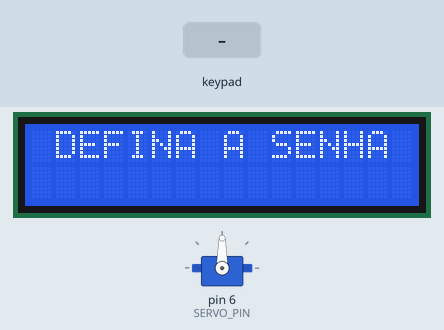
Simulated run of this sketch. Board: Arduino Uno, built with avr-gcc and run on an emulated ATmega328P. Shown: 16×2 character LCD, servo. The inputs (shaded band) are chosen by the test bench. What the sketch prints to the serial monitor is not drawn.

Above: at 1.2 s.
1.3 s: keypad keys 1 0 9 8 7 # pressed 0.4 s apart
At 4.2 s:
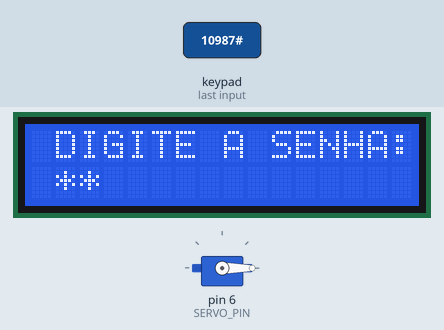
5.2 s: key '1' pressed
At 6.3 s:
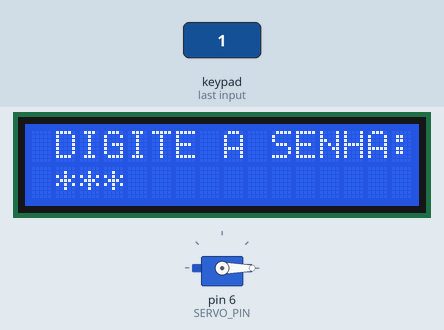
8.2 s: key '2' pressed
At 9.6 s:
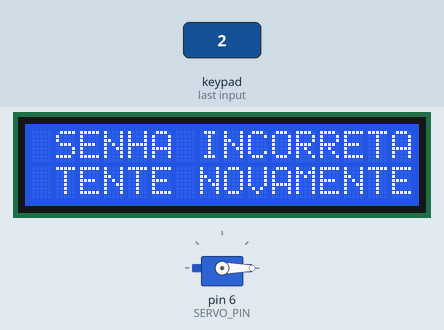
11.2 s: key '3' pressed
At 11.8 s:
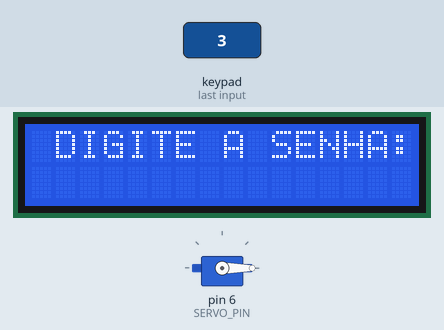
14.2 s: key 'A' pressed
At 15.1 s:
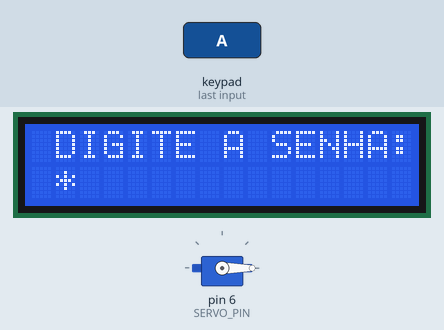
17.2 s: key '4' pressed
At 23.0 s:
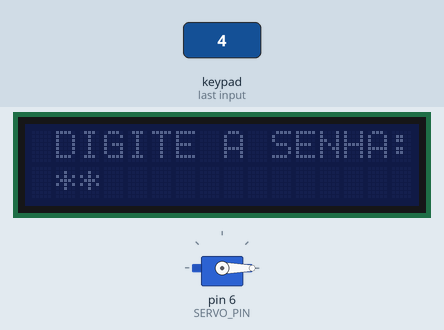
Timing chart, 0 to 23.7 s (numbered marks = the images above; inputs shaded):
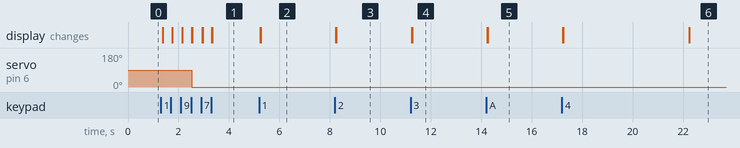

The sketch:

cofre.ino
```cpp
#include <LiquidCrystal_I2C.h>
#include <Keypad.h> // Library for keypad
#include <Servo.h>

/* Locking mechanism definitions */
#define SERVO_PIN 6          // Define the pin for the servo motor
#define SERVO_LOCK_POS   0   // Pose 0 degree
#define SERVO_UNLOCK_POS 90  // Pose 90 degree
Servo servoMotor; // Create a servo object

const byte lines = 4; // Number of keypad rows
const byte columns = 4; // Number of keypad columns

const char KEYPAD_MATRIX[lines][columns] = { // Keypad character matrix (keypad mapping)
  {'1', '2', '3', 'A'},
  {'4', '5', '6', 'B'},
  {'7', '8', '9', 'C'},
  {'*', '0', '#', 'D'}
};

const byte ROW_PINS[lines] = {10, 9, 8, 7}; // Connection pins for keypad rows
const byte COLUMN_PINS[columns] = {5, 4, 3, 2}; // Connection pins for keypad columns

Keypad custom_keypad = Keypad(makeKeymap(KEYPAD_MATRIX), ROW_PINS, COLUMN_PINS, lines, columns); // Initialize keypad

// LCD Config
#define I2C_ADDR    0x27
#define LCD_COLUMNS 16
#define LCD_LINES   2

LiquidCrystal_I2C lcd(I2C_ADDR, LCD_COLUMNS, LCD_LINES);

// state config
int state = 0; /*
  0=message to define password (waits for key) (unlocked) (message=write_pass)
  1=pass definition (unlocked) (message=password)
  2=pass defined (locked) (message=write lock) (waits for key)
  3=pass defined (locked) (message=pass)
  4=pass right (unlocked) (message=press anything to lock->2)
  5=pass wrong (locked) (message=wrong, press anything to try again->2)
*/
char written_password[] = "****";
char choosed_password[] = "****";
int password_message_count = 0;
int is_backlit = 1;
unsigned long int time_last_lcd_change_millis = millis();

void setup() {
  // Initialize the LCD display and turn on backlight
  lcd.init();
  lcd.backlight();
  is_backlit = 1;

  Serial.begin(9600); // Initialize serial port (keypad)

  servoMotor.attach(SERVO_PIN); // Attach servo to the defined pin
  servoMotor.write(SERVO_UNLOCK_POS); // Set initial position of the servo

}

void loop() {
  // put your main code here, to run repeatedly:
  char key_pressed = custom_keypad.getKey();
  switch (state) {
    case 0:
      lcd.setCursor(1, 0);
      lcd.print("DEFINA A SENHA");
      lcd.setCursor(1, 1);
      lcd.print("                  ");
      lcd.setCursor(1, 2);
      if (key_pressed) {
        time_last_lcd_change_millis = millis();
        if (is_backlit == 0) {
          lcd.backlight();
        }
        is_backlit = 1;
        written_password[password_message_count] = key_pressed;
        password_message_count++;
        state = 1;
        strcpy(choosed_password, "****");
      }
      break;
    case 1:
      lcd.setCursor(1, 0);
      lcd.print("SENHA ESCOLHIDA:");
      lcd.setCursor(1, 1);
      lcd.print(written_password);
      lcd.setCursor(1, 2);
      if (key_pressed) {
        written_password[password_message_count] = key_pressed;
        password_message_count++;
        time_last_lcd_change_millis = millis();
        if (is_backlit == 0) {
          lcd.backlight();
        }
        is_backlit = 1;
        if (password_message_count > 3) {
          state = 2;
          strcpy(choosed_password, written_password);
          strcpy(written_password, "****");
          password_message_count = 0;
          servoMotor.write(SERVO_LOCK_POS);
          lcd.clear();
        }
      }
      break;
    case 2:
      lcd.setCursor(1, 0);
      lcd.print("DIGITE A SENHA:");
      lcd.setCursor(1, 1);
      switch (password_message_count) {
        case 0:
          lcd.print("     ");
          break;
        case 1:
          lcd.print("*    ");
          break;
        case 2:
          lcd.print("**    ");
          break;
        case 3:
          lcd.print("***   ");
          break;
      }
      lcd.print("");
      lcd.setCursor(1, 2);
      if (key_pressed) {
        time_last_lcd_change_millis = millis();
        if (is_backlit == 0) {
          lcd.backlight();
        }
        is_backlit = 1;
        written_password[password_message_count] = key_pressed;
        password_message_count++;
        if (password_message_count > 3) {
          if (!strcmp(written_password, choosed_password)) {
            strcpy(written_password, "****");
            servoMotor.write(SERVO_UNLOCK_POS);
            state = 3;
          } else {
            strcpy(written_password, "****");
            state = 4;
          }
        }
        lcd.clear();
      }
      break;
    case 3:
      lcd.setCursor(0, 0);
      lcd.print("SENHA CORRETA!");
      lcd.setCursor(0, 1);
      lcd.print("1-LOCK 2-RESET");
      lcd.setCursor(1, 2);
      if (key_pressed) {
        time_last_lcd_change_millis = millis();
        if (is_backlit == 0) {
          lcd.backlight();
        }
        is_backlit = 1;
        if (key_pressed == '1') {
          password_message_count = 0;
          servoMotor.write(SERVO_LOCK_POS);
          state = 2;
          lcd.clear();
        } else if (key_pressed == '2') {
          strcpy(choosed_password, "****");
          strcpy(written_password, "****");
          password_message_count = 0;
          servoMotor.write(SERVO_LOCK_POS);
          state = 0;
          lcd.clear();
        }
      }
      break;
    case 4:
      lcd.setCursor(1, 0);
      lcd.print("SENHA INCORRETA!");
      lcd.setCursor(1, 1);
      lcd.print("TENTE NOVAMENTE");
      lcd.setCursor(1, 2);
      if (key_pressed) {
        time_last_lcd_change_millis = millis();
        if (is_backlit == 0) {
          lcd.backlight();
        }
        is_backlit = 1;
        password_message_count = 0;
        state = 2;
        lcd.clear();
      }
      break;
  }
  if (millis() - time_last_lcd_change_millis > 5000) {
    if (is_backlit != 0) {
      Serial.println(time_last_lcd_change_millis, millis());
      lcd.noBacklight();
      is_backlit = 0;
    }
  }
}
```

Measured:
- after the input at 1.3 s, servo on pin 6 (SERVO_PIN): 90° → 0° after 1.2 s; the display: first changes after 0.08 s (image 1 shows a later state)
- after the input at 5.2 s, the display: first changes at once (image 2 shows a later state)
- after the input at 8.2 s, the display: first changes at once (image 3 shows a later state)
- after the input at 11.2 s, the display: first changes at once (image 4 shows a later state)
- after the input at 14.2 s, the display: first changes at once (image 5 shows a later state)
- after the input at 17.2 s, the display: first changes at once (image 6 shows a later state)
